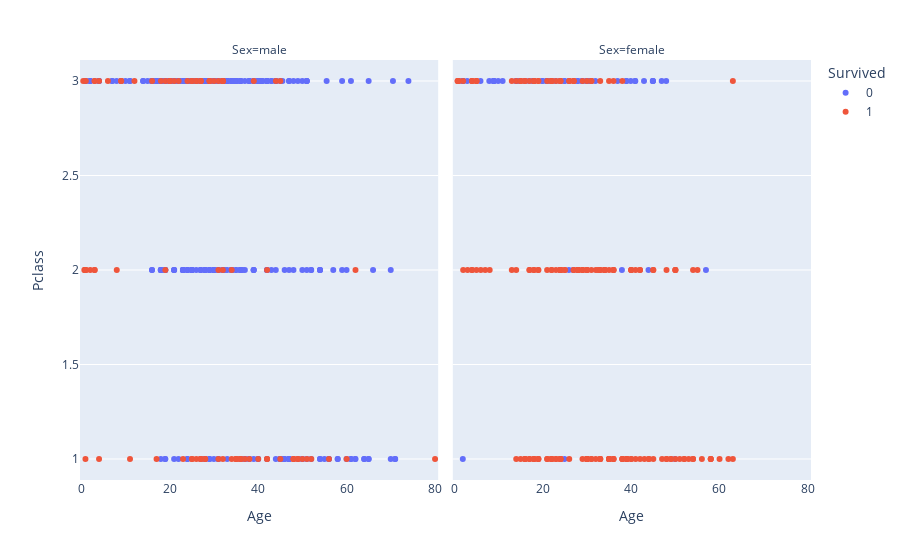

Notebook source saved alongside this figure:
### Code cell
px.strip(df, x="Age", y="Pclass", color="Survived", facet_col="Sex")

### Figure 1 — Plotly figure (JSON) as saved in the notebook; plotly's stock layout.template omitted (floating-point values rounded to 4 significant figures; data arrays with more than 128 entries replaced by an {"elided": "..."} marker saying what was removed)
{"data": [{"alignmentgroup": "True", "boxpoints": "all", "fillcolor": "rgba(255,255,255,0)", "hoveron": "points", "hovertemplate": "Survived=0<br>Sex=male<br>Age=%{x}<br>Pclass=%{y}<extra></extra>", "legendgroup": "0", "line": {"color": "rgba(255,255,255,0)"}, "marker": {"color": "#636efa"}, "name": "0", "offsetgroup": "0", "orientation": "v", "pointpos": 0, "showlegend": true, "type": "box", "x": {"elided": "468 float values"}, "x0": " ", "xaxis": "x", "y": {"elided": "468 int values"}, "y0": " ", "yaxis": "y"}, {"alignmentgroup": "True", "boxpoints": "all", "fillcolor": "rgba(255,255,255,0)", "hoveron": "points", "hovertemplate": "Survived=0<br>Sex=female<br>Age=%{x}<br>Pclass=%{y}<extra></extra>", "legendgroup": "0", "line": {"color": "rgba(255,255,255,0)"}, "marker": {"color": "#636efa"}, "name": "0", "offsetgroup": "0", "orientation": "v", "pointpos": 0, "showlegend": false, "type": "box", "x": [14, 31, 8, 18, 40, 27, 18, 16, 28, 14.5, 20, 17, 2, 47, null, 9, 45, 50, null, 24, 2, null, null, null, 25, 29, 41, null, 45, 24, 2, 26, 38, 45, 3, 31, 21, 20, null, null, 10, 28, 21, 22, null, 25, 21, null, 37, 30, 9, 11, null, 29, null, null, 39, 26, 9, 41, 2, 18, 32, 43, null, 18, 25, 48, 30.5, 57, null, 30, 18, 6, 23, 9, 44, null, 22, 39, null], "x0": " ", "xaxis": "x2", "y": [3, 3, 3, 3, 3, 2, 3, 3, 3, 3, 3, 3, 3, 3, 3, 3, 3, 1, 3, 2, 3, 3, 3, 3, 3, 3, 3, 3, 3, 3, 1, 2, 2, 3, 3, 3, 3, 3, 3, 3, 3, 3, 3, 3, 3, 1, 3, 3, 3, 3, 3, 3, 3, 3, 3, 3, 3, 3, 3, 3, 3, 3, 3, 3, 3, 3, 3, 3, 3, 2, 3, 3, 3, 3, 3, 3, 2, 3, 3, 3, 3], "y0": " ", "yaxis": "y2"}, {"alignmentgroup": "True", "boxpoints": "all", "fillcolor": "rgba(255,255,255,0)", "hoveron": "points", "hovertemplate": "Survived=1<br>Sex=male<br>Age=%{x}<br>Pclass=%{y}<extra></extra>", "legendgroup": "1", "line": {"color": "rgba(255,255,255,0)"}, "marker": {"color": "#EF553B"}, "name": "1", "offsetgroup": "1", "orientation": "v", "pointpos": 0, "showlegend": true, "type": "box", "x": [null, 34, 28, null, null, null, 32, 0.83, 29, 23, null, 12, 24, 27, 9, 1, 45, 3, 18, 26, 40, 16, 38, 19, 37, 3, 25, 25, 19, 30, 42, null, null, 0.92, 45, 2, 3, 25, 36, 21, 39, 3, 44, 32, 28, null, 4, 34, 52, 49, 29, 48, 25, 9, null, 26, 29, 36, 32, null, 8, 17, 22, 32, 62, 36, 32, 60, 49, 35, 27, 42, 20, 80, 32, null, 48, 56, 50, 20, 31, 36, 27, 31, null, 35, 42, null, 48, 27, 35, null, 31, 6, 0.67, 20, 1, 11, 0.42, 27, 27, 1, null, 0.83, 32, null, 51, 4, 26], "x0": " ", "xaxis": "x", "y": [2, 2, 1, 3, 1, 3, 3, 2, 3, 1, 3, 3, 3, 3, 3, 2, 1, 2, 3, 3, 1, 3, 1, 2, 1, 3, 3, 3, 3, 3, 2, 1, 3, 1, 3, 2, 3, 1, 1, 3, 3, 2, 3, 3, 1, 3, 1, 1, 1, 1, 3, 1, 1, 3, 1, 3, 3, 1, 2, 2, 2, 1, 3, 3, 2, 1, 3, 1, 1, 1, 1, 1, 3, 1, 1, 3, 1, 1, 1, 3, 2, 1, 1, 1, 3, 1, 1, 3, 1, 1, 1, 1, 3, 3, 2, 3, 3, 1, 3, 3, 3, 2, 3, 2, 3, 1, 1, 3, 1], "y0": " ", "yaxis": "y"}, {"alignmentgroup": "True", "boxpoints": "all", "fillcolor": "rgba(255,255,255,0)", "hoveron": "points", "hovertemplate": "Survived=1<br>Sex=female<br>Age=%{x}<br>Pclass=%{y}<extra></extra>", "legendgroup": "1", "line": {"color": "rgba(255,255,255,0)"}, "marker": {"color": "#EF553B"}, "name": "1", "offsetgroup": "1", "orientation": "v", "pointpos": 0, "showlegend": false, "type": "box", "x": {"elided": "233 float values"}, "x0": " ", "xaxis": "x2", "y": {"elided": "233 int values"}, "y0": " ", "yaxis": "y2"}], "layout": {"annotations": [{"font": {}, "showarrow": false, "text": "Sex=male", "x": 0.245, "xanchor": "center", "xref": "paper", "y": 1, "yanchor": "bottom", "yref": "paper"}, {"font": {}, "showarrow": false, "text": "Sex=female", "x": 0.755, "xanchor": "center", "xref": "paper", "y": 1, "yanchor": "bottom", "yref": "paper"}], "boxmode": "group", "legend": {"title": {"text": "Survived"}, "tracegroupgap": 0}, "margin": {"t": 60}, "xaxis": {"anchor": "y", "domain": [0, 0.49], "title": {"text": "Age"}}, "xaxis2": {"anchor": "y2", "domain": [0.51, 1], "matches": "x", "title": {"text": "Age"}}, "yaxis": {"anchor": "x", "domain": [0, 1], "title": {"text": "Pclass"}}, "yaxis2": {"anchor": "x2", "domain": [0, 1], "matches": "y", "showticklabels": false}}}
